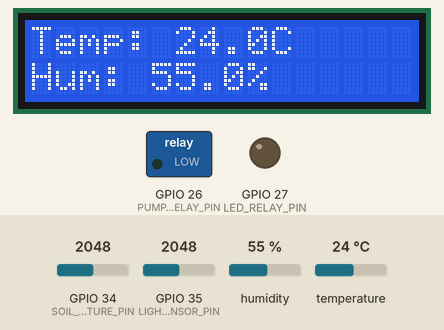
This sketch was run on a simulated ESP32. On the bench: 16×2 character LCD, switched loads named in the sketch (green lamp = pin HIGH), output pins drawn as LEDs (lit = HIGH). The inputs (shaded band) are chosen by the test bench; at power-on: GPIO 34 (SOIL_MOISTURE_PIN) = 2048, GPIO 35 (LIGHT_SENSOR_PIN) = 2048, humidity 55 %, temperature 24 °C. WiFi joins after 1.5 s; servers stay silent unless stated; the Firebase database answers and starts empty; what the sketch prints to the serial monitor is not drawn.

Above: at 5.8 s.
5.9 s: GPIO 34 (SOIL_MOISTURE_PIN) set to 2809
At 9.6 s:
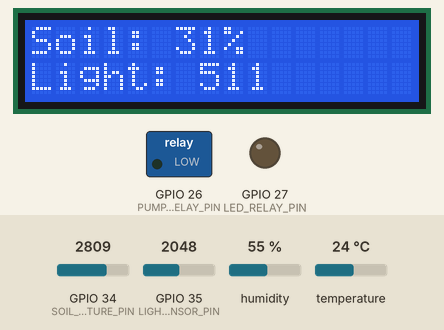
14.2 s: GPIO 34 (SOIL_MOISTURE_PIN) set to 2920
At 15.5 s:
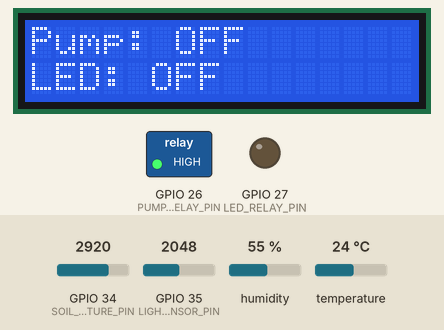
23.2 s: GPIO 35 (LIGHT_SENSOR_PIN) set to 833
30.2 s: GPIO 35 (LIGHT_SENSOR_PIN) set to 734
At 37.8 s:
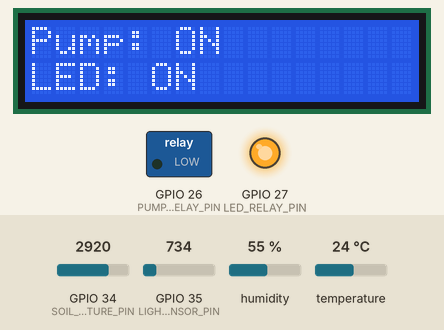
39.2 s: humidity set to 22 %
At 41.1 s:
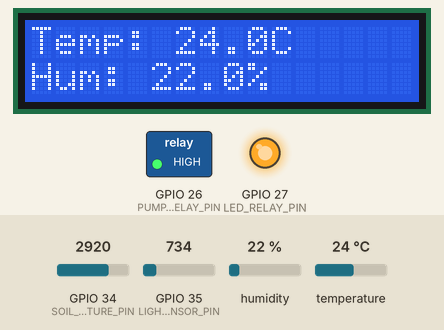
48.2 s: GPIO 35 (LIGHT_SENSOR_PIN) set to 1228
At 50.1 s:
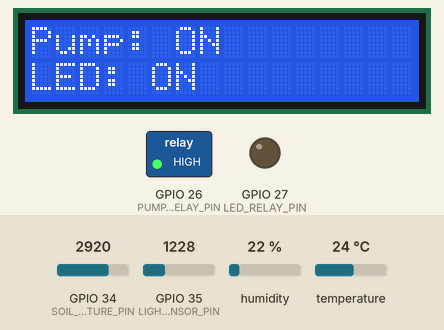
Timing chart, 0 to 55.3 s (numbered marks = the images above; inputs shaded):
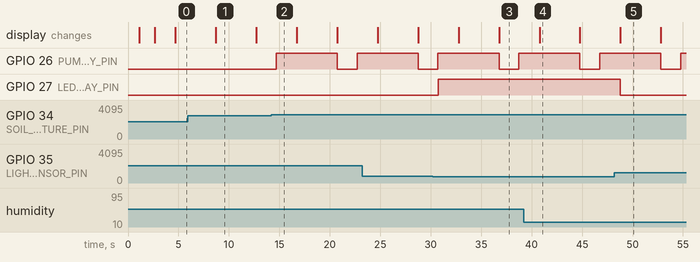

The sketch:

esp32_main.ino
```cpp
/*
 * Smart Irrigation & Lighting IoT System
 * ESP32 Main Firmware
 *
 * Features:
 * - Auto irrigation based on soil moisture
 * - Auto lighting based on light level
 * - Real-time data to Firebase
 * - Manual control via web dashboard
 * - LCD display for local monitoring
 */

#include <WiFi.h>
#include <FirebaseESP32.h>
#include "config.h"
#include "sensors.h"
#include "actuators.h"

// ============================================
// Firebase Objects
// ============================================
FirebaseData firebaseData;
FirebaseAuth auth;
FirebaseConfig config;

// ============================================
// Global Variables
// ============================================
bool autoMode = true;
unsigned long lastSensorRead = 0;
unsigned long lastFirebaseUpdate = 0;
unsigned long pumpStartTime = 0;
bool pumpTimerActive = false;

// ============================================
// WiFi Connection
// ============================================
void connectWiFi() {
  Serial.println("\n🌐 Connecting to WiFi...");
  displayWiFiStatus(false);

  WiFi.begin(WIFI_SSID, WIFI_PASSWORD);

  int attempts = 0;
  while (WiFi.status() != WL_CONNECTED && attempts < 20) {
    delay(500);
    Serial.print(".");
    attempts++;
  }

  if (WiFi.status() == WL_CONNECTED) {
    Serial.println("\n✓ WiFi Connected!");
    Serial.print("IP Address: ");
    Serial.println(WiFi.localIP());
    displayWiFiStatus(true);
  } else {
    Serial.println("\n✗ WiFi Connection Failed!");
    displayError("WiFi Failed");
  }
}

// ============================================
// Firebase Setup
// ============================================
void setupFirebase() {
  Serial.println("\n🔥 Setting up Firebase...");

  // Configure Firebase
  config.host = FIREBASE_HOST;
  config.signer.tokens.legacy_token = FIREBASE_AUTH;

  // Initialize Firebase
  Firebase.begin(&config, &auth);
  Firebase.reconnectWiFi(true);

  // Set timeout
  firebaseData.setBSSLBufferSize(1024, 1024);
  firebaseData.setResponseSize(1024);

  Serial.println("✓ Firebase initialized");
  displayFirebaseStatus(true);

  delay(2000);
}

// ============================================
// Send Data to Firebase
// ============================================
void sendToFirebase(SensorData data) {
  if (WiFi.status() != WL_CONNECTED) {
    Serial.println("✗ WiFi not connected, skipping Firebase update");
    return;
  }

  String basePath = "/devices/" + String(DEVICE_ID);

  // 1. Update current sensor values (for real-time display)
  Firebase.setFloat(firebaseData, basePath + "/sensors/temperature", data.temperature);
  Firebase.setFloat(firebaseData, basePath + "/sensors/humidity", data.humidity);
  Firebase.setInt(firebaseData, basePath + "/sensors/soilMoisture", data.soilMoisture);
  Firebase.setInt(firebaseData, basePath + "/sensors/lightLevel", data.lightLevel);
  Firebase.setInt(firebaseData, basePath + "/sensors/timestamp", millis());

  // 2. Save to history (last 10 records)
  FirebaseJson json;
  json.set("temperature", data.temperature);
  json.set("humidity", data.humidity);
  json.set("soilMoisture", data.soilMoisture);
  json.set("lightLevel", data.lightLevel);
  json.set("timestamp", millis());
  json.set("pump", getPumpState());
  json.set("led", getLEDState());

  // Push new record to history
  String historyPath = basePath + "/history";
  if (Firebase.pushJSON(firebaseData, historyPath, json)) {
    Serial.println("✓ History saved");

    // Cleanup: Keep only last 10 records
    if (Firebase.getJSON(firebaseData, historyPath)) {
      FirebaseJsonData jsonData;
      FirebaseJson &historyJson = firebaseData.jsonObject();

      // Count records
      int count = 0;
      String oldestKey = "";

      // Get all keys
      size_t len = historyJson.iteratorBegin();
      for (size_t i = 0; i < len; i++) {
        String key;
        String value;
        int type = 0;
        historyJson.iteratorGet(i, type, key, value);

        if (count == 0) {
          oldestKey = key;  // First key is oldest (Firebase auto-sorts)
        }
        count++;
      }
      historyJson.iteratorEnd();

      // Delete oldest if more than 10
      if (count > 10 && oldestKey.length() > 0) {
        Firebase.deleteNode(firebaseData, historyPath + "/" + oldestKey);
        Serial.println("✓ Old history cleaned");
      }
    }
  }

  // 3. Update actuator states
  Firebase.setBool(firebaseData, basePath + "/actuators/pump", getPumpState());
  Firebase.setBool(firebaseData, basePath + "/actuators/led", getLEDState());

  // 4. Update settings
  Firebase.setBool(firebaseData, basePath + "/settings/autoMode", autoMode);

  Serial.println("✓ Data sent to Firebase");
}

// ============================================
// Read Commands from Firebase
// ============================================
void readFirebaseCommands() {
  if (WiFi.status() != WL_CONNECTED) {
    return;
  }

  String basePath = "/devices/" + String(DEVICE_ID);

  // Read auto mode setting
  if (Firebase.getBool(firebaseData, basePath + "/settings/autoMode")) {
    autoMode = firebaseData.boolData();
  }

  // Read manual control commands (only if not in auto mode)
  if (!autoMode) {
    if (Firebase.getBool(firebaseData, basePath + "/actuators/pump")) {
      bool pumpCommand = firebaseData.boolData();
      controlPump(pumpCommand);
    }

    if (Firebase.getBool(firebaseData, basePath + "/actuators/led")) {
      bool ledCommand = firebaseData.boolData();
      controlLED(ledCommand);
    }
  }
}

// ============================================
// Auto Control Logic
// ============================================
void autoControl(SensorData data) {
  if (!autoMode) {
    return;
  }

  // Auto irrigation logic
  if (data.soilMoisture < SOIL_MOISTURE_THRESHOLD && !getPumpState()) {
    Serial.println("🌱 Soil too dry! Starting irrigation...");
    controlPump(true);
    pumpStartTime = millis();
    pumpTimerActive = true;
  }

  // Stop pump after duration
  if (pumpTimerActive && (millis() - pumpStartTime > PUMP_DURATION)) {
    Serial.println("🌱 Irrigation complete");
    controlPump(false);
    pumpTimerActive = false;
  }

  // Auto lighting logic
  if (data.lightLevel < LIGHT_THRESHOLD) {
    if (!getLEDState()) {
      Serial.println("💡 Low light detected! Turning on LED...");
      controlLED(true);
    }
  } else {
    if (getLEDState()) {
      Serial.println("💡 Sufficient light! Turning off LED...");
      controlLED(false);
    }
  }
}

// ============================================
// Setup
// ============================================
void setup() {
  // Initialize Serial
  Serial.begin(115200);
  delay(1000);

  Serial.println("\n\n");
  Serial.println("========================================");
  Serial.println("  Smart Irrigation & Lighting System");
  Serial.println("========================================\n");

  // Initialize hardware
  initSensors();
  initActuators();

  // Connect to WiFi
  connectWiFi();

  // Setup Firebase
  if (WiFi.status() == WL_CONNECTED) {
    setupFirebase();
  }

  Serial.println("\n✓ System ready!\n");
}

// ============================================
// Main Loop
// ============================================
void loop() {
  unsigned long currentTime = millis();

  // Read sensors periodically
  if (currentTime - lastSensorRead >= SENSOR_READ_INTERVAL) {
    lastSensorRead = currentTime;

    SensorData data = readAllSensors();

    if (data.isValid) {
      // Update LCD
      updateLCD(data.temperature, data.humidity, data.soilMoisture, data.lightLevel);

      // Auto control
      autoControl(data);

      // Send to Firebase
      if (currentTime - lastFirebaseUpdate >= FIREBASE_UPDATE_INTERVAL) {
        lastFirebaseUpdate = currentTime;
        sendToFirebase(data);
        readFirebaseCommands();
      }
    }
  }

  // Small delay to prevent watchdog timer issues
  delay(10);
}
```

actuators.h
```cpp
#ifndef ACTUATORS_H
#define ACTUATORS_H

#include <Wire.h>
#include <LiquidCrystal_I2C.h>
#include "config.h"

// ============================================
// Global Variables
// ============================================
LiquidCrystal_I2C lcd(LCD_ADDRESS, LCD_COLS, LCD_ROWS);

// Actuator states
bool pumpState = false;
bool ledState = false;

// ============================================
// Initialize Actuators
// ============================================
void initActuators() {
  // Initialize relay pins
  pinMode(PUMP_RELAY_PIN, OUTPUT);
  pinMode(LED_RELAY_PIN, OUTPUT);

  // Turn off relays initially
  digitalWrite(PUMP_RELAY_PIN, LOW);
  digitalWrite(LED_RELAY_PIN, LOW);

  // Initialize LCD
  lcd.init();
  lcd.backlight();
  lcd.clear();
  lcd.setCursor(0, 0);
  lcd.print("Smart Irrigation");
  lcd.setCursor(0, 1);
  lcd.print("Initializing...");

  Serial.println("✓ Actuators initialized");
}

// ============================================
// Control Water Pump
// ============================================
void controlPump(bool state) {
  pumpState = state;
  digitalWrite(PUMP_RELAY_PIN, state ? HIGH : LOW);

  Serial.printf("💧 Pump: %s\n", state ? "ON" : "OFF");
}

// ============================================
// Control LED Light
// ============================================
void controlLED(bool state) {
  ledState = state;
  digitalWrite(LED_RELAY_PIN, state ? HIGH : LOW);

  Serial.printf("💡 LED: %s\n", state ? "ON" : "OFF");
}

// ============================================
// Update LCD Display
// ============================================
void updateLCD(float temp, float hum, int soil, int light) {
  static unsigned long lastUpdate = 0;
  static int displayMode = 0;

  // Update every 3 seconds, rotate display
  if (millis() - lastUpdate > 3000) {
    lastUpdate = millis();
    lcd.clear();

    switch (displayMode) {
      case 0:
        // Display temperature and humidity
        lcd.setCursor(0, 0);
        lcd.printf("Temp: %.1fC", temp);
        lcd.setCursor(0, 1);
        lcd.printf("Hum: %.1f%%", hum);
        break;

      case 1:
        // Display soil moisture and light
        lcd.setCursor(0, 0);
        lcd.printf("Soil: %d%%", soil);
        lcd.setCursor(0, 1);
        lcd.printf("Light: %d", light);
        break;

      case 2:
        // Display actuator status
        lcd.setCursor(0, 0);
        lcd.printf("Pump: %s", pumpState ? "ON " : "OFF");
        lcd.setCursor(0, 1);
        lcd.printf("LED: %s", ledState ? "ON " : "OFF");
        break;
    }

    displayMode = (displayMode + 1) % 3;
  }
}

// ============================================
// Display WiFi Status on LCD
// ============================================
void displayWiFiStatus(bool connected) {
  lcd.clear();
  lcd.setCursor(0, 0);
  lcd.print("WiFi:");
  lcd.setCursor(6, 0);
  lcd.print(connected ? "Connected" : "Connecting");
}

// ============================================
// Display Firebase Status on LCD
// ============================================
void displayFirebaseStatus(bool connected) {
  lcd.setCursor(0, 1);
  lcd.print("Firebase:");
  lcd.setCursor(10, 1);
  lcd.print(connected ? "OK" : "...");
}

// ============================================
// Display Error on LCD
// ============================================
void displayError(const char* message) {
  lcd.clear();
  lcd.setCursor(0, 0);
  lcd.print("ERROR:");
  lcd.setCursor(0, 1);
  lcd.print(message);
}

// ============================================
// Get Pump State
// ============================================
bool getPumpState() {
  return pumpState;
}

// ============================================
// Get LED State
// ============================================
bool getLEDState() {
  return ledState;
}

#endif // ACTUATORS_H
```

sensors.h
```cpp
#ifndef SENSORS_H
#define SENSORS_H

#include <DHT.h>
#include "config.h"

// ============================================
// Global Variables
// ============================================
DHT dht(DHT_PIN, DHT_TYPE);

// Sensor data structure
struct SensorData {
  float temperature;
  float humidity;
  int soilMoisture;
  int lightLevel;
  bool isValid;
};

// ============================================
// Initialize Sensors
// ============================================
void initSensors() {
  // Initialize DHT sensor
  dht.begin();

  // Configure ADC pins
  pinMode(SOIL_MOISTURE_PIN, INPUT);
  pinMode(LIGHT_SENSOR_PIN, INPUT);

  Serial.println("✓ Sensors initialized");
}

// ============================================
// Read DHT Sensor (Temperature & Humidity)
// ============================================
bool readDHT(float &temp, float &hum) {
  temp = dht.readTemperature();
  hum = dht.readHumidity();

  // Check if readings are valid
  if (isnan(temp) || isnan(hum)) {
    Serial.println("✗ Failed to read DHT sensor");
    return false;
  }

  return true;
}

// ============================================
// Read Soil Moisture Sensor
// ============================================
int readSoilMoisture() {
  int rawValue = analogRead(SOIL_MOISTURE_PIN);

  // Convert to percentage (0-100%)
  // Assuming: 4095 = dry (0%), 0 = wet (100%)
  int moisture = map(rawValue, 4095, 0, 0, 100);
  moisture = constrain(moisture, 0, 100);

  return moisture;
}

// ============================================
// Read Light Sensor
// ============================================
int readLightSensor() {
  int rawValue = analogRead(LIGHT_SENSOR_PIN);

  // Convert to lux or keep as raw value (0-4095)
  // For simplicity, we'll use raw value
  // Higher value = more light
  int lightLevel = map(rawValue, 0, 4095, 0, 1023);

  return lightLevel;
}

// ============================================
// Read All Sensors
// ============================================
SensorData readAllSensors() {
  SensorData data;

  // Read DHT sensor
  data.isValid = readDHT(data.temperature, data.humidity);

  // Read soil moisture
  data.soilMoisture = readSoilMoisture();

  // Read light sensor
  data.lightLevel = readLightSensor();

  // Print sensor data to Serial
  if (data.isValid) {
    Serial.println("\n--- Sensor Readings ---");
    Serial.printf("Temperature: %.1f°C\n", data.temperature);
    Serial.printf("Humidity: %.1f%%\n", data.humidity);
    Serial.printf("Soil Moisture: %d%%\n", data.soilMoisture);
    Serial.printf("Light Level: %d\n", data.lightLevel);
    Serial.println("----------------------");
  }

  return data;
}

#endif // SENSORS_H
```

config.h
```cpp
#ifndef CONFIG_H
#define CONFIG_H

// ============================================
// WiFi Configuration
// ============================================
#define WIFI_SSID "Cafe Tron 5G"          // Thay bằng tên WiFi của bạn
#define WIFI_PASSWORD "39393939"  // Thay bằng mật khẩu WiFi

// ============================================
// Firebase Configuration
// ============================================
#define FIREBASE_HOST "smart-irrigation-system-1cf35-default-rtdb.asia-southeast1.firebasedatabase.app"
#define FIREBASE_AUTH "z96GHkoEVPsFhLuHXYtrmaZazHFQn4pFBLL0fPDl"  // Lấy từ: Firebase Console → Project Settings → Service accounts → Database secrets
#define DEVICE_ID "device_001"                // ID thiết bị

// ============================================
// GPIO Pin Configuration
// ============================================
// DHT Sensor
#define DHT_PIN 4
#define DHT_TYPE DHT11  // Hoặc DHT22

// Soil Moisture Sensor
#define SOIL_MOISTURE_PIN 34  // ADC pin

// Light Sensor (LDR)
#define LIGHT_SENSOR_PIN 35   // ADC pin

// Relay Controls
#define PUMP_RELAY_PIN 26     // Relay điều khiển máy bơm
#define LED_RELAY_PIN 27      // Relay điều khiển đèn LED

// LCD I2C
#define LCD_ADDRESS 0x27      // Địa chỉ I2C của LCD (thường là 0x27 hoặc 0x3F)
#define LCD_COLS 16           // Số cột LCD
#define LCD_ROWS 2            // Số hàng LCD

// ============================================
// Sensor Thresholds
// ============================================
#define SOIL_MOISTURE_THRESHOLD 30    // Độ ẩm đất < 30% → Bật máy bơm
#define LIGHT_THRESHOLD 200           // Ánh sáng < 200 → Bật đèn LED
#define PUMP_DURATION 5000            // Thời gian tưới mỗi lần (ms)

// ============================================
// Timing Configuration
// ============================================
#define SENSOR_READ_INTERVAL 2000     // Đọc cảm biến mỗi 2 giây
#define FIREBASE_UPDATE_INTERVAL 5000 // Gửi dữ liệu lên Firebase mỗi 5 giây
#define LCD_UPDATE_INTERVAL 1000      // Cập nhật LCD mỗi 1 giây

// ============================================
// ADC Calibration (for ESP32)
// ============================================
#define ADC_MAX_VALUE 4095            // ESP32 ADC 12-bit
#define ADC_VOLTAGE 3.3               // Điện áp tham chiếu

#endif // CONFIG_H
```

Measured:
- the behaviour switches between 2866 and 2867 on GPIO 34 (SOIL_MOISTURE_PIN) (found by bisection; images 1 and 2)
- the behaviour switches between 801 and 800 on GPIO 35 (LIGHT_SENSOR_PIN) (found by bisection; images 2 and 3)
- after the input at 14.2 s, GPIO 26 (PUMP_RELAY_PIN): LOW → HIGH after 0.49 s, → LOW 6.1 s later, → HIGH 2.0 s later
- after the input at 30.2 s, GPIO 27 (LED_RELAY_PIN): LOW → HIGH after 0.52 s
- after the input at 48.2 s, GPIO 27 (LED_RELAY_PIN): HIGH → LOW after 0.59 s
- what the display in image 1 shows lasts 4.0 s, from 8.7 s to 12.7 s
